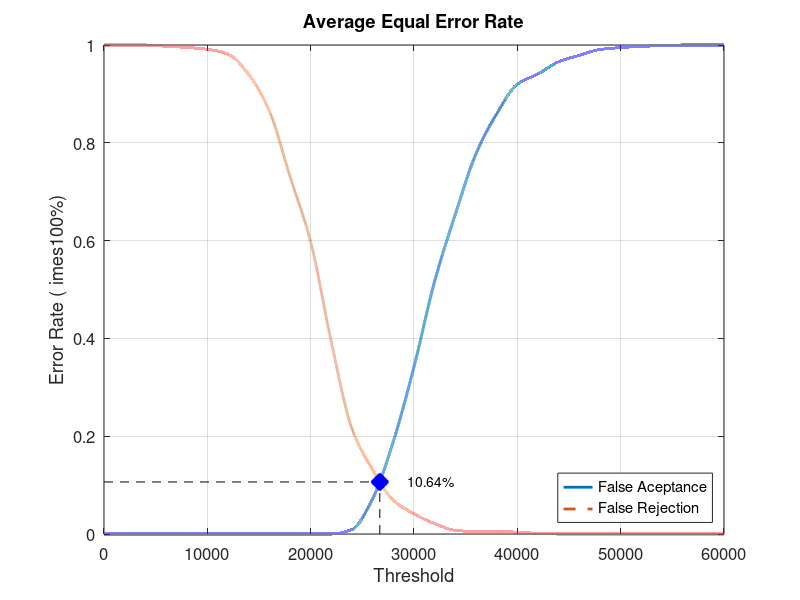
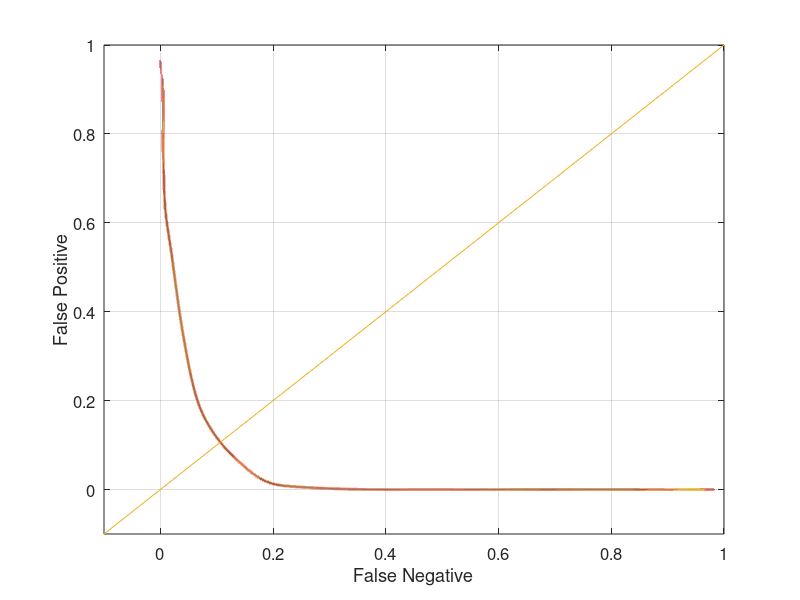

The MATLAB script that drew these images, in order:
close all;
clear;
clc;
x = 0:2000:60000;
xq = 0:0.5:60000;

y0 = [0 0 0 0 0 0 0 0 0 0 0 0 0.00921053 0.0723684 0.189474 0.342105 0.517105 0.653947 0.777632 0.859211 0.919737 0.94079 0.965789 0.978947 0.990789 0.994737 0.997368 0.998684 1 1 1]
yy0 = interp1(x, y0, xq, 'pchip');
y1 = [1 1 1 0.9975 0.995 0.99125 0.98125 0.94 0.865 0.73125 0.5975 0.3925 0.215 0.13125 0.06875 0.04125 0.02125 0.0075 0.005 0.005 0.00375 0.00125 0 0 0 0 0 0 0 0 0]
yy1 = interp1(x, y1, xq, 'pchip');

% Calculating EER: 
y2 = abs(y0 - y1);
find(y2 == min(y2))
yy2 = abs(yy0 - yy1);
xEER = find(yy2 == min(yy2));
xEERIndex = xq(xEER) % X-axis EER
yEER = yy0(xEER) % Y-axis EER

main = figure
plot(xq, yy0,'-','LineWidth', 2);	hold on
plot(xq, yy1,'--','LineWidth', 2);	hold on
plot([xEERIndex xEERIndex], [0 yEER], 'k--');	hold on
plot([0 xEERIndex], [yEER yEER], 'k--');	hold on
plot(xEERIndex, yEER, 'bx', 'LineWidth', 10);	hold on
text(xEERIndex + 10 * xEERIndex / 100, yEER, [num2str(round((10000 * yEER)) / 100) '%'])
legend('False Aceptance', 'False Rejection', 'Location', 'SouthEast')
xlabel('Threshold')
ylabel('Error Rate (	imes100%)')
title('Average Equal Error Rate')
set(gca, 'FontSize', 12)
axis([0 60000 0 1])
grid on

print(main, 'Experiment1AverageMain', '-dpng');
FNRxFPR = figure('Color', [1 1 1]);
plot(yy1, yy0, '-', yy1, yy0, 'LineWidth', 2);
hold on
y = -0.1:0.1:1
plot(y, y); 
set(gca, 'FontSize', 12)
xlabel('False Negative')
ylabel('False Positive')
axis([-0.1 1 -0.1 1])
set(gca, 'FontSize', 12)
grid on

print(FNRxFPR, 'Experiment1AverageFNRxFPR','-dpng');
